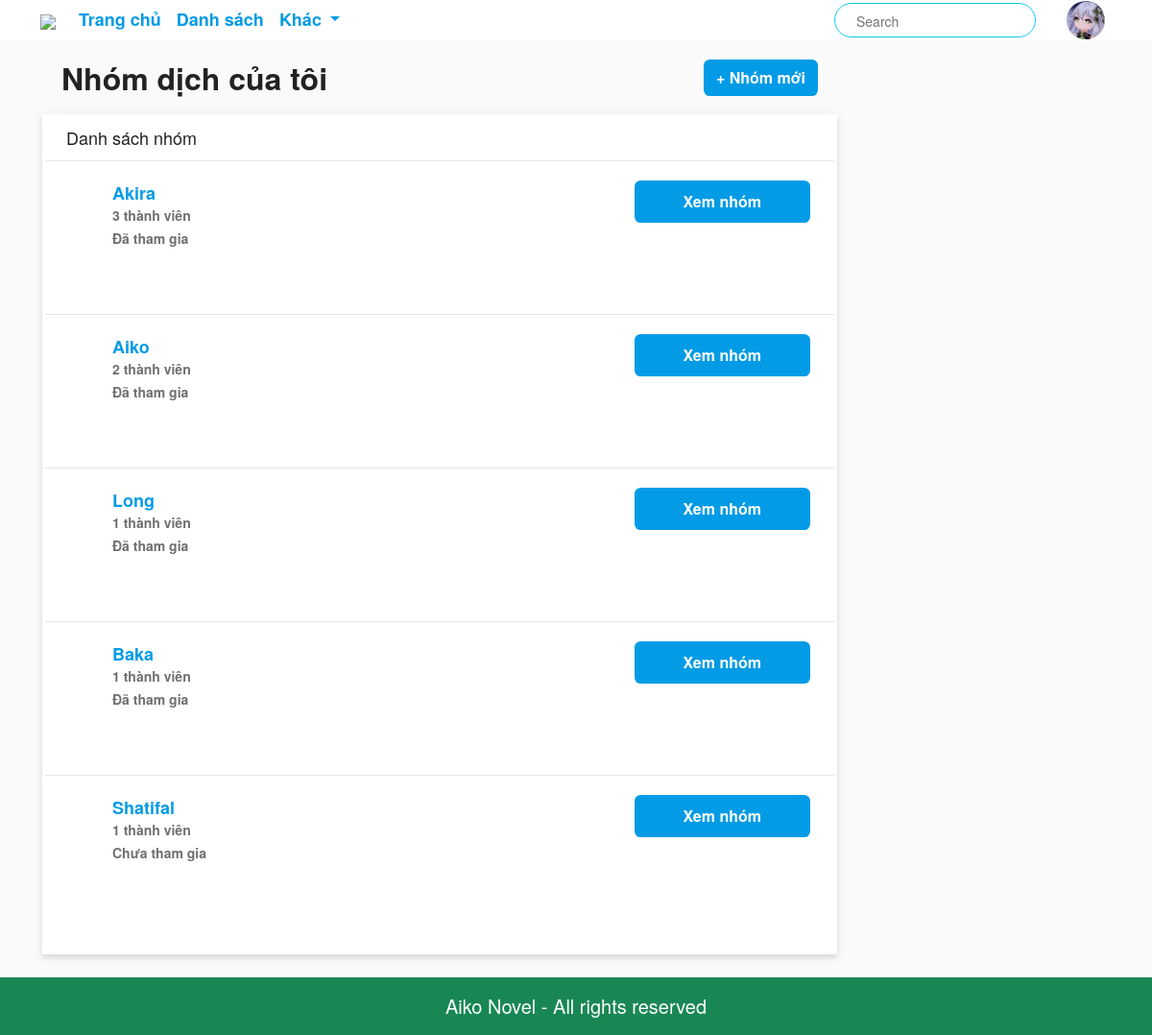
The page /trans-team (signed in) on the database its author committed.
### app/models.py (models this page shows, shortened)
class UserInfo(models.Model):
    username = models.OneToOneField(User, on_delete=models.CASCADE, db_index=True, primary_key=True)
    full_name = models.CharField(max_length=100, null=True)
    img_avatar = models.ImageField(upload_to='avatar_images/', null=True, default='avatar_images/default-avatar-profile-icon-of-social-media-user-vector.jpg')
    img_background = models.ImageField(upload_to='background_images/', null=True, blank=True)
    img_background_position = models.IntegerField(default=0)

class Group(models.Model):
    id = models.AutoField(primary_key=True)
    groupname = models.CharField(max_length=40, db_index=True)
    description = models.TextField(null=True, blank=True, default="Chào mừng bạn xem group chúng tôi")

### app/views.py (the view)
# urls.py: path('trans-team', views.transTeam, name="transteam"),
@login_required
def transTeam(request):
    user = request.user
    member_groups = Member.objects.filter(auth_user=user, teamrole__in=['Admin', 'Trưởng nhóm', 'Thành viên']).values_list('group', flat=True)
    waiter_groups = Member.objects.filter(auth_user=user, teamrole='Chờ duyệt').values_list('group', flat=True)
    groups = Group.objects.filter(id__in=member_groups)
    groups_waiter = Group.objects.filter(id__in=waiter_groups)
    other_groups = Group.objects.exclude(id__in=member_groups).exclude(id__in=waiter_groups)
    group_member_counts = []
    forOfTransTeam(group_member_counts, groups, 'Đã tham gia')
    forOfTransTeam(group_member_counts, groups_waiter, 'Chờ duyệt')
    forOfTransTeam(group_member_counts, other_groups, 'Chưa tham gia')
    context = {
        'group_member_counts': group_member_counts,
    }
    return render(request, 'app/transteam.html', context)

### app/info.py (called while the page is built)
def get_user_info(request):
    info = {}  # Khởi tạo info ngay cả khi không có người dùng xác thực
    if request.user.is_authenticated:
        user = request.user
        try:
            info_user = UserInfo.objects.get(username=user)
            info['InfoUser'] = info_user
            print(info['InfoUser'].img_avatar)  # Di chuyển việc truy cập thuộc tính vào trong khối try
        except UserInfo.DoesNotExist:
            info['error'] = "Thông tin người dùng không tồn tại."
    return info

### app/views.py (called while the page is built)
def forOfTransTeam(group_member_counts, groups, join):
    for group in groups:
        member = Member.objects.filter(group=group, teamrole__in=['Trưởng nhóm', 'Admin', 'Thành viên'])
        group_member_info = {
            'groupname': group.groupname,
            'groupid': group.id,
            'member_count': member.count(),
            'join': join,
            'is_member': (join == 'Đã tham gia'),  # Đã tham gia: True, Chưa tham gia: False
            'is_waiter': (join == 'Chờ duyệt'),
            'join': join,
            'is_member': (join == 'Đã tham gia'),  # Đã tham gia: True, Chưa tham gia: False
            'is_waiter': (join == 'Chờ duyệt'),
        }
        group_member_counts.append(group_member_info)

### app/templates/app/transteam.html (shortened to what this page needs)
{% extends "app/base.html" %} {% load static %}  {% block main_content %}
<div id="app-container">
  <div id="content-works" class="container">
    <div>
      <div class="row">
        <div class="col-md-9">
          <header>
            <div>
              <h2>
                <strong aria-label="Translation Teams"
                  >Nhóm dịch của tôi</strong
                >
                <button
                  class="btn btn-blue btn-right-align pull-right trans-teams"
                  onclick="loadAddGroupForm()"
                >
                  + Nhóm mới
                </button>
              </h2>
            </div>
          </header>
          <div class="panel">
            <div class="works-type-select">
              <button class="on-switch-type">Danh sách nhóm</button>
            </div>
            <section class="item-lists row" role="list">
              <div class="works-list">
                {% for group_info in group_member_counts %}
                <div class="works-item">
                  <div class="row-container">
                    <div class="left-container">
                      <div class="item-wrapper">
                        <div class="item-info">
                          <h3 class="item-name">
                            <a
                              href="{% url 'group' group_id=group_info.groupid %}"
                              ><strong>{{ group_info.groupname }}</strong></a
                            >
                          </h3>
                          <div class="counts">
                            <strong
                              >{{ group_info.member_count }} thành viên</strong
                            >
                          </div>
                          <div class="counts">
                            <strong>{{ group_info.join }}</strong>
                          </div>
                        </div>
                      </div>
                    </div>
                    <div class="actions-wrapper">
                      <div class="dropdown parts-dropdown">
                        <button
                          class="btn btn-blue btn-primary"
                          type="button"
                          data-bs-toggle="dropdown"
                          aria-expanded="false"
                        >
                          <span class="text">Xem nhóm</span>
                        </button>
                      </div>
                    </div>
                  </div>
                </div>
                {% endfor %}
              </div>
            </section>
          </div>
        </div>
      </div>
    </div>
  </div>
</div>
{% include 'app/addgroup.html' %} {% endblock main_content %}

### app/templates/app/base.html (shortened to what this page needs)
{% load static %}
<!DOCTYPE html>
<html>
    <head>
        <link href="https://cdn.jsdelivr.net/npm/bootstrap@5.3.2/dist/css/bootstrap.min.css" rel="stylesheet"/>
        <link href="{% static 'app/css/home.css' %}" rel="stylesheet"/>
        <link href="{% static 'app/css/base.css' %}" rel="stylesheet"/>
        <link href="{% static 'app/css/transteam.css' %}" rel="stylesheet"/>
        <link href="{% static 'app/css/register.css' %}" rel="stylesheet"/>
        <link href="{% static 'app/css/profile.css' %}" rel="stylesheet"/>
        <link href="{% static 'app/css/novelworks.css' %}" rel="stylesheet"/>
        <link href="{% static 'app/css/novel.css' %}" rel="stylesheet"/>
        <link href="{% static 'app/css/write.css' %}" rel="stylesheet"/>
        <link href="{% static 'app/css/read.css' %}" rel="stylesheet"/>
        <link href="{% static 'app/css/group.css' %}" rel="stylesheet"/>
        <link href="{% static 'app/css/fontawesome-free-6.5.1-web/css/all.min.css' %}" rel="stylesheet"/>
        <link href="https://cdnjs.cloudflare.com/ajax/libs/OwlCarousel2/2.3.4/assets/owl.carousel.min.css" rel="stylesheet">
        <link href="https://cdnjs.cloudflare.com/ajax/libs/OwlCarousel2/2.3.4/assets/owl.theme.default.min.css" rel="stylesheet">
        <link rel="stylesheet" href="">
    </head>
    <body>
          <nav class="navbar navbar-expand-lg py-0" style="background-color: #ffffff; user-select: none;">
            <div class="container-fluid container">
              <a class="navbar-brand py-0" href="{% url 'home' %}">
                <img src="{% static 'app\images\logo\main-logo-1.png' %}" width="70" class="py-0"/>
              </a>
              <div class="collapse navbar-collapse" id="navbarSupportedContent">
                <ul class="navbar-nav me-auto mb-2 mb-lg-0">
                  <li class="nav-item">
                      <a class="nav-link active" aria-current="page" href="{% url 'home' %}">Trang chủ</a>
                  </li>
                  <li class="nav-item">
                    <a class="nav-link" href="{% url 'list' type='all' %}">Danh sách</a>
                  </li>
                  <li class="nav-item dropdown">
                    <a class="nav-link dropdown-toggle" href="#" role="button" data-bs-toggle="dropdown" aria-expanded="false">
                      Khác
                    </a>
                  </li>
                </ul>
                <form id="search-form" action="/search" method="get">
                  <input class="search-input" type="search" placeholder="Search" name="keywords">
                  <button class="search-icon" type="submit">
                    <i class="fa-solid fa-magnifying-glass"></i>
                  </button>
                </form>
                <ul class="navbar-nav mb-2 mb-lg-0">
                  {% if not user.is_authenticated %}
                  <div class="anon-user" data-a-target="user-cart">
                    <div class="btn-div">
                      <button data-a-target="login-buttton" class="btn login-btn" onclick="loadLoginForm()">
                        <div class="text-btn-div">
                          <div class="text-btn">
                            Đăng nhập
                          </div>
                        </div>
                      </button>
                      <div class="load-login-form"></div>
                    </div>
                    <div class="btn-div">
                      <button data-a-target="signup-buttton" class="btn signup-btn" onclick="loadRegisterForm()">
                        <div class="text-btn-div">
                          <div class="text-btn">
                            Đăng ký
                          </div>
                        </div>
                      </button>
                    </div>
                  </div>
                  {% elif user.is_authenticated %}
                  <li class="nav-item dropdown">
                    <a class="nav-link avatar page_user" href="#" role="button" data-bs-toggle="dropdown" aria-expanded="false" style="margin-inline: 7px; {% if InfoUser.img_avatar %} background-image: url('{{ InfoUser.img_avatar.url }}'); {% endif %}">
                    </a>
                  </li>
                  {% endif %}
                </ul>
              </div>
            </div>
          </nav>
        {% block main_content %} {% endblock main_content %}
        <footer class="container--fluid bg-success text-center b-2 mt-5 py-3 fs-5 text-white">
          Aiko Novel - All rights reserved
    </body>
</html>

### app/static/app/css/home.css (style rules this page uses)
.page_user { background-image: url('../images/icon/default-avatar-profile-icon-of-social-media-user-vector.jpg'); background-size: cover; }

### app/static/app/css/base.css (style rules this page uses)
:root { --blue-color: #039be5; }
body { font-family: 'Source Sans Pro', 'Helvetica Neue', Helvetica, Arial, sans-serif !important;; font-size: 16px; background: #fafafa; line-height: 1.42857143; }
b, strong { font-weight: 700; }
a { color: var(--blue-color) !important; text-decoration: none; }
h2 { font-size: 32px; font-weight: 400; line-height: 36px; }
.navbar .avatar { width: 40px; height: 40px; border-radius: 50%; background-size: cover; }
.nav-link { font-weight: 700; font-size: large; }
#search-form { position: relative; width: 210px; height: 36px; border-radius: 20px; border: 1px solid #0dcaf0; line-height: 36px; background-color: #ffffff; margin-inline-end: 25px; }
.search-input { margin-left: 20px; width: 150px; height: 90%; font-size: 14px; background-color: transparent; border: 0; outline: none; }
.search-icon { position: absolute; top: 0; right: 0; width: 36px; color: #ccc; background: transparent; border: 0; padding: 0; }
.btn { display: inline-flex; position: relative; -webkit-box-align: center; align-items: center; -webkit-box-pack: center; justify-content: center; vertical-align: middle; overflow: hidden; text-decoration: none; white-space: nowrap; user-select: none; font-weight: 600; border-radius: 0.4rem; }
.panel { margin-bottom: 24px; background-color: #fff; border: 1px solid transparent; -webkit-box-shadow: 0 1px 10px 0 rgba(34,34,34,.08), 0 4px 5px 0 rgba(34,34,34,.1); box-shadow: 0 1px 10px 0 rgba(34,34,34,.08), 0 4px 5px 0 rgba(34,34,34,.1); }
@media (min-width: 0px) { #search-form { width: 100%; } }
@media (min-width: 992px) { #search-form { width: 210px; } }

### app/static/app/css/transteam.css (style rules this page uses)
#app-container { min-height: 100vh; }
.row { margin-left: -10px; margin-right: -10px; }
#content-works header { width: 100%; padding: 20px; }
#content-works header h2 { margin: 0; color: #222 }
.pull-right { float: right !important; }
.btn-right-align { margin-right: 0; }
.btn-blue { color: #fff !important; background-color: #039be5; border-color: transparent; }
#content-works .panel { padding: 0; }
.works-list { width: 100%; padding-bottom: 25px; cursor: pointer; }
#content-works .item-lists .works-item { position: relative; padding: 20px 0 15px 0; }
#content-works .item-lists .works-item::before { content: ''; height: 0.2px; width: 100%; background-color: rgba(0,0,0,.1); position: absolute; top: -1px }
#content-works .item-info { display: flex; flex-direction: column; margin-left: 20px; line-height: 24px; }
#content-works .item-info .item-name { font-size: 18px; line-height: 24px; height: 24px; margin: 0; overflow: hidden; text-overflow: ellipsis; white-space: nowrap; }
#content-works .item-info .counts { color: #6f6f6f; font-size: 14px; }
#content-works .row-container { display: flex; justify-content: space-between; }
#content-works .row-container .left-container { display: flex; }
#content-works .row-container .left-container .item-wrapper { display: flex; min-width: 0; min-height: 125px; padding-left: 50px; }
#content-works .row-container .actions-wrapper { display: flex; flex-direction: column; margin-right: 25px; }
#content-works .works-type-select button { height: 48px; border: 0; background-color: transparent; color: #222; font-size: 18px; margin-right: 24px; padding: 0 24px; }
#content-works .actions-wrapper .btn { padding: 9px 50px; }

### app/static/app/css/profile.css (style rules this page uses)
.avatar { height: auto; display: flex; flex-direction: row; }

### app/static/app/css/novelworks.css (style rules this page uses)
#app-container { padding-bottom: 12px; margin-bottom: -60px; }
.works-type-select button { height: 48px; border: 0; background-color: transparent; color: #222; font-size: 18px; margin-right: 24px; padding: 0 24px; }

### rows shown on the page
UserInfo: img_avatar (picture)
Group: groupname "Akira"
Group: groupname "Aiko"
Group: groupname "Long"
Group: groupname "Baka"
Group: groupname "Shatifal"

### other values the page prints
{{ group_info.member_count }} "3" "2" "1" "1" "1"
{{ group_info.join }} "Đã tham gia" "Đã tham gia" "Đã tham gia" "Đã tham gia" "Chưa tham gia"
